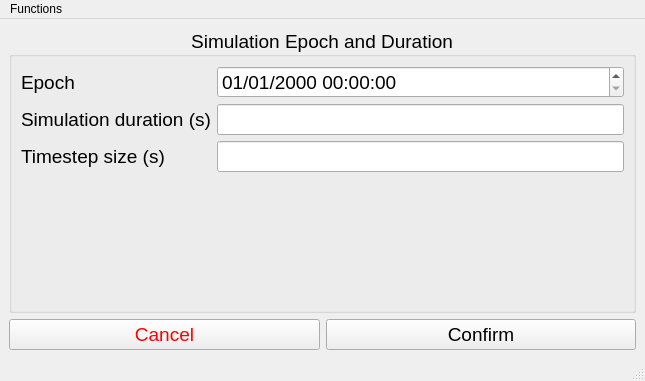
<?xml version="1.0" encoding="UTF-8"?>
<ui version="4.0">
 <class>MainWindow</class>
 <widget class="QMainWindow" name="MainWindow">
  <property name="geometry">
   <rect>
    <x>0</x>
    <y>0</y>
    <width>645</width>
    <height>381</height>
   </rect>
  </property>
  <property name="windowTitle">
   <string>MainWindow</string>
  </property>
  <widget class="QWidget" name="centralwidget">
   <layout class="QGridLayout" name="gridLayout">
    <item row="1" column="1">
     <widget class="QPushButton" name="times_confirm">
      <property name="font">
       <font>
        <pointsize>14</pointsize>
       </font>
      </property>
      <property name="text">
       <string>Confirm</string>
      </property>
     </widget>
    </item>
    <item row="1" column="0">
     <widget class="QPushButton" name="times_cancel">
      <property name="palette">
       <palette>
        <active>
         <colorrole role="ButtonText">
          <brush brushstyle="SolidPattern">
           <color alpha="255">
            <red>255</red>
            <green>0</green>
            <blue>0</blue>
           </color>
          </brush>
         </colorrole>
        </active>
        <inactive>
         <colorrole role="ButtonText">
          <brush brushstyle="SolidPattern">
           <color alpha="255">
            <red>255</red>
            <green>0</green>
            <blue>0</blue>
           </color>
          </brush>
         </colorrole>
        </inactive>
        <disabled>
         <colorrole role="ButtonText">
          <brush brushstyle="SolidPattern">
           <color alpha="255">
            <red>120</red>
            <green>120</green>
            <blue>120</blue>
           </color>
          </brush>
         </colorrole>
        </disabled>
       </palette>
      </property>
      <property name="font">
       <font>
        <pointsize>14</pointsize>
       </font>
      </property>
      <property name="text">
       <string>Cancel</string>
      </property>
     </widget>
    </item>
    <item row="0" column="0" colspan="2">
     <widget class="QGroupBox" name="epoch_and_duration">
      <property name="font">
       <font>
        <pointsize>14</pointsize>
       </font>
      </property>
      <property name="title">
       <string>Simulation Epoch and Duration</string>
      </property>
      <property name="alignment">
       <set>Qt::AlignCenter</set>
      </property>
      <property name="flat">
       <bool>false</bool>
      </property>
      <property name="checkable">
       <bool>false</bool>
      </property>
      <property name="checked">
       <bool>false</bool>
      </property>
      <layout class="QFormLayout" name="formLayout">
       <item row="0" column="0">
        <widget class="QLabel" name="times_epoch_label">
         <property name="text">
          <string>Epoch</string>
         </property>
        </widget>
       </item>
       <item row="2" column="0">
        <widget class="QLabel" name="timestep_label">
         <property name="text">
          <string>Timestep size (s)</string>
         </property>
        </widget>
       </item>
       <item row="1" column="0">
        <widget class="QLabel" name="duration_label">
         <property name="text">
          <string>Simulation duration (s)</string>
         </property>
        </widget>
       </item>
       <item row="0" column="1">
        <widget class="QDateTimeEdit" name="set_epoch">
         <property name="displayFormat">
          <string>dd/MM/yyyy HH:mm:ss</string>
         </property>
        </widget>
       </item>
       <item row="1" column="1">
        <widget class="QLineEdit" name="set_duration"/>
       </item>
       <item row="2" column="1">
        <widget class="QLineEdit" name="set_timestep"/>
       </item>
      </layout>
     </widget>
    </item>
   </layout>
  </widget>
  <widget class="QMenuBar" name="menubar">
   <property name="geometry">
    <rect>
     <x>0</x>
     <y>0</y>
     <width>645</width>
     <height>22</height>
    </rect>
   </property>
   <widget class="QMenu" name="menuFunctions">
    <property name="title">
     <string>Functions</string>
    </property>
    <addaction name="actionReset"/>
   </widget>
   <addaction name="menuFunctions"/>
  </widget>
  <widget class="QStatusBar" name="statusbar"/>
  <action name="actionReset">
   <property name="text">
    <string>Reset</string>
   </property>
   <property name="shortcut">
    <string>Ctrl+R</string>
   </property>
  </action>
 </widget>
 <resources/>
 <connections/>
</ui>
